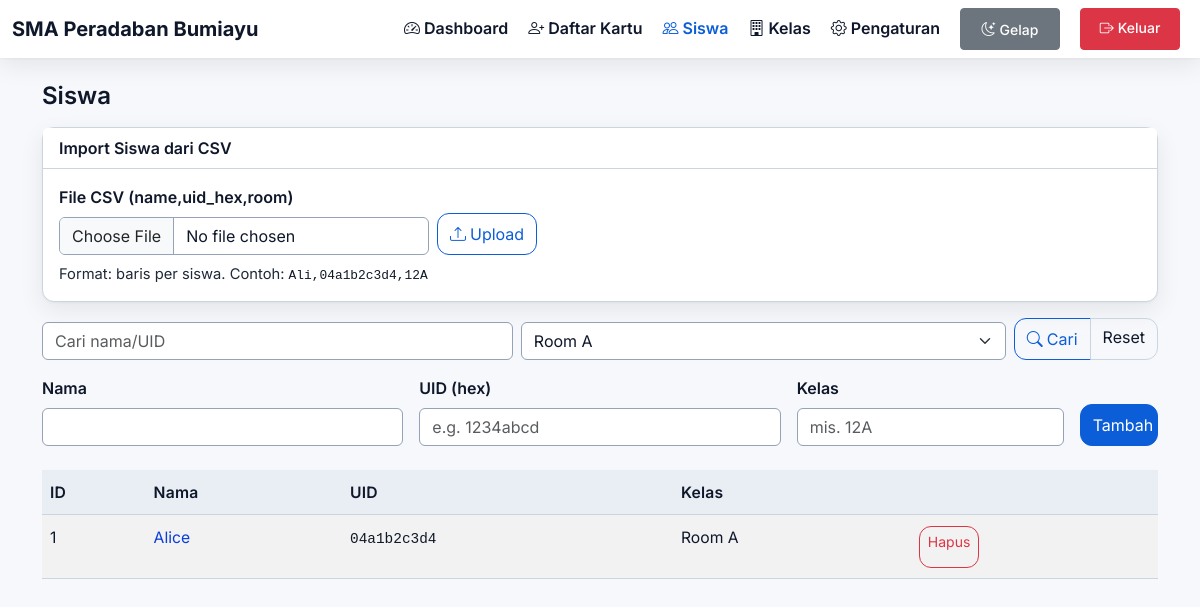
The app's page /users.php?room=Room A (signed in) with its own data.
### tables this page shows
CREATE TABLE IF NOT EXISTS users (
  id INT AUTO_INCREMENT PRIMARY KEY,
  name VARCHAR(100) NOT NULL,
  uid_hex VARCHAR(32) NOT NULL UNIQUE,
  room VARCHAR(100) NOT NULL DEFAULT ''
);

### web/bootstrap.php (called while the page is built, shortened)
<?php
$envPath = __DIR__ . '/config.php';
if (!file_exists($envPath)) {
    $ENV = [
        'DB_HOST' => '127.0.0.1',
        'DB_NAME' => 'kehadiran',
        'DB_USER' => 'root',
        'DB_PASS' => '',
        'APP_TZ' => 'Asia/Jakarta',
        'APP_NAME' => 'Sistem Kehadiran RFID',
        'SCHOOL_NAME' => 'Sekolah Anda',
        'REQUIRE_CHECKOUT' => false,
        'WEEKLY_OFF' => [6, 7],
        'ADMIN_USER' => 'admin',
        'ADMIN_PASS' => 'admin',
        'SCHOOL_EMAIL' => 'admin@sekolah.com',
        'SCHOOL_PHONE' => '085290582063',
        'NOTIFICATION_EMAIL' => true,
        'NOTIFICATION_SMS' => false,
        'BACKUP_AUTO' => true,
        'BACKUP_RETENTION_DAYS' => 30,
    ];
} else {
    $ENV = require $envPath;
}
function env($key, $default = null) {
    global $ENV;
    return $ENV[$key] ?? $default;
}

### web/config.php (called while the page is built)
<?php
return array (
  'DB_HOST' => '127.0.0.1',
  'DB_NAME' => 'attendance',
  'DB_USER' => 'root',
  'DB_PASS' => '',
  'APP_TZ' => 'Asia/Jakarta',
  'SCHOOL_MODE' => true,
  'SCHOOL_START' => '07:15',
  'SCHOOL_END' => '15:00',
  'SCHOOL_NAME' => 'SMA Peradaban Bumiayu',
  'SCHOOL_ADDRESS' => 'Kecamatan Bantarkawung, Kabupaten Brebes',
  'SCHOOL_PHONE' => '085290582063',
  'SCHOOL_EMAIL' => 'ppba.1965@gmail.com',
  'SCHOOL_WEBSITE' => '',
  'SCHOOL_MOTTO' => '',
  'REQUIRE_CHECKOUT' => false,
  'SCHOOL_SKIP_WEEKENDS' => true,
  'HOLIDAYS' => '',
  'ADMIN_USER' => 'admin',
  'ADMIN_PASS' => 'admin',
  'WEEKLY_OFF_DAYS' => '6,7',
);

### web/public/users.php (the view, shortened to what this page needs)
<?php
require_once __DIR__ . '/../bootstrap.php';
$pdo = pdo();
$usersSql = 'SELECT id, name, uid_hex, room FROM users';
$params = [];
$q = trim($_GET['q'] ?? '');
$roomFilter = trim($_GET['room'] ?? '');
if ($q !== '' || $roomFilter !== '') {
    $usersSql .= ' WHERE 1=1';
    if ($roomFilter !== '') { $usersSql .= ' AND room = ?'; $params[] = $roomFilter; }
}
$usersSql .= ' ORDER BY name';
$stmtU = $pdo->prepare($usersSql); $stmtU->execute($params);
$users = $stmtU->fetchAll(PDO::FETCH_ASSOC);
function e($s) { return htmlspecialchars((string)$s, ENT_QUOTES, 'UTF-8'); }
?>
<!doctype html>
<html lang="id">
<head>
  <link href="https://cdn.jsdelivr.net/npm/bootstrap@5.3.3/dist/css/bootstrap.min.css" rel="stylesheet">
  <link href="https://cdn.jsdelivr.net/npm/bootstrap-icons@1.11.3/font/bootstrap-icons.min.css" rel="stylesheet">
  <link href="./assets/style.css" rel="stylesheet">
</head>
<body>
<nav class="navbar navbar-expand-lg navbar-dark bg-dark mb-4">
  <div class="container-fluid">
    <?php $school = env('SCHOOL_NAME', 'Attendance'); ?>
    <a class="navbar-brand d-flex align-items-center gap-2" href="./index.php">
      <span><?= e($school) ?></span>
    </a>
    <div class="collapse navbar-collapse" id="navbarNav">
      <ul class="navbar-nav ms-auto">
        <li class="nav-item"><a class="nav-link" data-nav="dashboard" href="./index.php"><i class="bi bi-speedometer2 me-1"></i><span class="btn-text">Dashboard</span></a></li>
        <li class="nav-item"><a class="nav-link" data-nav="register" href="./register.php"><i class="bi bi-person-plus me-1"></i><span class="btn-text">Daftar Kartu</span></a></li>
        <li class="nav-item"><a class="nav-link active" data-nav="users" href="./users.php"><i class="bi bi-people me-1"></i><span class="btn-text">Siswa</span></a></li>
        <li class="nav-item"><a class="nav-link" data-nav="rooms" href="./rooms.php"><i class="bi bi-building me-1"></i><span class="btn-text">Kelas</span></a></li>
        <li class="nav-item"><a class="nav-link" data-nav="settings" href="./settings.php"><i class="bi bi-gear me-1"></i><span class="btn-text">Pengaturan</span></a></li>
        <li class="nav-item">
          <button id="themeToggle" class="btn" type="button" style="background-color: #6c757d; border: 1px solid #6c757d; color: #ffffff; padding: 0.5rem 1rem; border-radius: 4px; margin: 0 0.5rem; display: inline-block; text-decoration: none; font-size: 0.875rem; font-weight: 500; cursor: pointer; min-width: 100px;"><i class="bi bi-moon-stars me-1"></i><span class="btn-text">Gelap</span></button>
        </li>
        <li class="nav-item">
          <a class="btn" href="./logout.php" style="background-color: #dc3545; border: 1px solid #dc3545; color: #ffffff; padding: 0.5rem 1rem; border-radius: 4px; margin: 0 0.5rem; display: inline-block; text-decoration: none; font-size: 0.875rem; font-weight: 500; cursor: pointer; min-width: 100px;"><i class="bi bi-box-arrow-right me-1"></i><span class="btn-text">Keluar</span></a>
        </li>
      </ul>
    </div>
  </div>
</nav>
<div class="container">
  <h3 class="mb-3">Siswa</h3>
  <div class="card mb-3">
    <div class="card-header">Import Siswa dari CSV</div>
    <div class="card-body">
      <form method="post" action="../api/import_students.php" enctype="multipart/form-data" class="d-flex align-items-end gap-2 flex-nowrap">
        <div>
          <label class="form-label">File CSV (name,uid_hex,room)</label>
          <input class="form-control" type="file" name="file" accept=".csv" required style="min-width:280px;">
        </div>
        <div class="nowrap">
          <button class="btn btn-outline-primary" type="submit"><i class="bi bi-upload me-1"></i>Upload</button>
        </div>
      </form>
      <div class="text-muted small mt-2">Format: baris per siswa. Contoh: <code>Ali,04a1b2c3d4,12A</code></div>
    </div>
  </div>
  <form method="get" class="d-flex align-items-end gap-2 flex-nowrap mb-3">
    <?php $roomsL = $pdo->query("SELECT DISTINCT room FROM users WHERE room<>'' ORDER BY room")->fetchAll(PDO::FETCH_COLUMN);
      $q = trim($_GET['q'] ?? ''); $roomFilter = trim($_GET['room'] ?? ''); ?>
    <input class="form-control" name="q" placeholder="Cari nama/UID" value="<?= e($q) ?>" style="min-width:220px;">
    <select class="form-select" name="room" style="min-width:160px;">
      <?php foreach ($roomsL as $r): ?>
        <option value="<?= e($r) ?>" <?= $roomFilter===$r?'selected':'' ?>><?= e($r) ?></option>
      <?php endforeach; ?>
    </select>
    <div class="btn-group nowrap" role="group">
      <button class="btn btn-outline-primary" type="submit"><i class="bi bi-search me-1"></i>Cari</button>
      <a class="btn btn-outline-secondary" href="./users.php">Reset</a>
    </div>
  </form>
  <form method="post" class="row g-3 mb-4">
    <div class="col-md-4">
      <label class="form-label">Nama</label>
      <input class="form-control" name="name" required>
    </div>
    <div class="col-md-4">
      <label class="form-label">UID (hex)</label>
      <input class="form-control" name="uid_hex" required placeholder="e.g. 1234abcd">
    </div>
    <div class="col-md-3">
      <label class="form-label">Kelas</label>
      <input class="form-control" list="classList" name="room" placeholder="mis. 12A">
    </div>
    <div class="col-md-1 d-flex align-items-end">
      <button class="btn btn-primary w-100" type="submit">Tambah</button>
    </div>
  </form>
  <div class="table-responsive">
    <table class="table table-striped">
      <thead>
        <tr>
          <th>ID</th>
          <th>Nama</th>
          <th>UID</th>
          <th>Kelas</th>
          <th></th>
        </tr>
      </thead>
      <tbody>
        <?php foreach ($users as $u): ?>
        <tr>
          <td><?= (int)$u['id'] ?></td>
          <td><a href="./student.php?id=<?= (int)$u['id'] ?>"><?= e($u['name']) ?></a></td>
          <td><code><?= e($u['uid_hex']) ?></code></td>
          <td><?= e($u['room']) ?></td>
          <td>
            <a class="btn btn-sm btn-outline-danger" href="?delete=<?= (int)$u['id'] ?>" onclick="return confirm('Hapus siswa ini?')">Hapus</a>
          </td>
        </tr>
        <?php endforeach; ?>
      </tbody>
    </table>
  </div>
</div>
</body>
</html>

### records on screen
users: id "1", name "Alice", uid_hex "04a1b2c3d4", room "Room A"

### other values on screen
$school "SMA Peradaban Bumiayu"
form field room "Room A"
